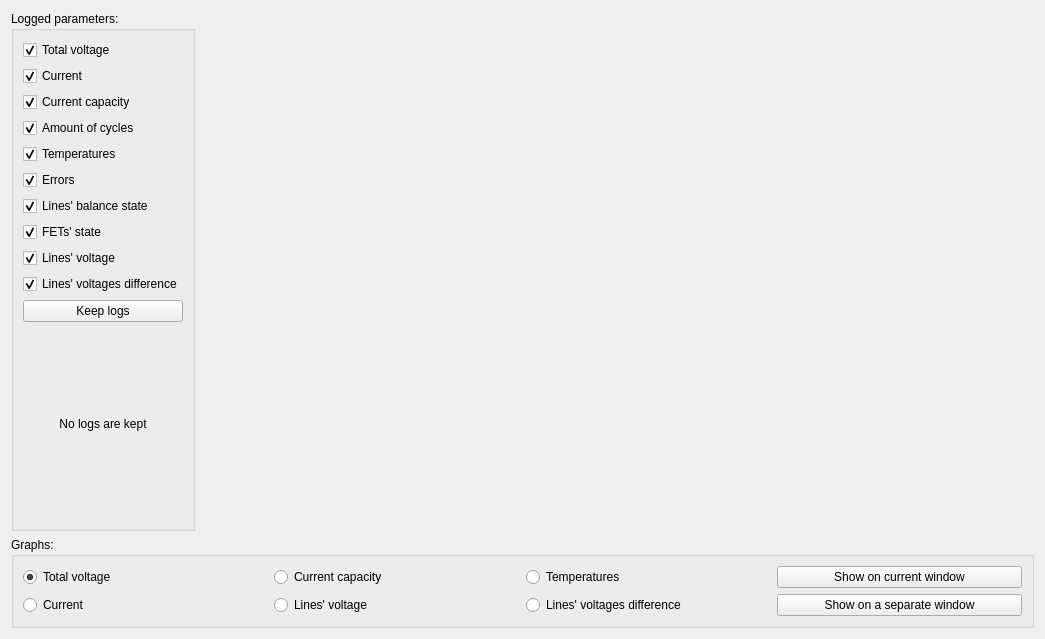
<?xml version="1.0" encoding="UTF-8"?>
<ui version="4.0">
 <class>LogsWidget</class>
 <widget class="QWidget" name="LogsWidget">
  <property name="geometry">
   <rect>
    <x>0</x>
    <y>0</y>
    <width>1045</width>
    <height>639</height>
   </rect>
  </property>
  <property name="windowTitle">
   <string>Form</string>
  </property>
  <layout class="QGridLayout" name="gridLayout_2">
   <item row="0" column="1">
    <widget class="QWidget" name="plotterBase" native="true">
     <property name="sizePolicy">
      <sizepolicy hsizetype="Expanding" vsizetype="Expanding">
       <horstretch>0</horstretch>
       <verstretch>0</verstretch>
      </sizepolicy>
     </property>
     <property name="minimumSize">
      <size>
       <width>800</width>
       <height>450</height>
      </size>
     </property>
    </widget>
   </item>
   <item row="1" column="0" colspan="2">
    <widget class="QGroupBox" name="groupBox_2">
     <property name="title">
      <string>Graphs:</string>
     </property>
     <layout class="QGridLayout" name="gridLayout">
      <item row="0" column="0">
       <widget class="QRadioButton" name="radioButtonTotalVoltage">
        <property name="text">
         <string>Total voltage</string>
        </property>
        <property name="checked">
         <bool>true</bool>
        </property>
       </widget>
      </item>
      <item row="0" column="1">
       <widget class="QRadioButton" name="radioButtonCurrentCapacity">
        <property name="text">
         <string>Current capacity</string>
        </property>
       </widget>
      </item>
      <item row="0" column="2">
       <widget class="QRadioButton" name="radioButtonTemperatures">
        <property name="text">
         <string>Temperatures</string>
        </property>
       </widget>
      </item>
      <item row="0" column="3">
       <widget class="QPushButton" name="showCurrentWindowButton">
        <property name="text">
         <string>Show on current window</string>
        </property>
       </widget>
      </item>
      <item row="1" column="0">
       <widget class="QRadioButton" name="radioButtonCurrent">
        <property name="text">
         <string>Current</string>
        </property>
       </widget>
      </item>
      <item row="1" column="1">
       <widget class="QRadioButton" name="radioButtonLineVoltage">
        <property name="text">
         <string>Lines' voltage</string>
        </property>
       </widget>
      </item>
      <item row="1" column="2">
       <widget class="QRadioButton" name="radioButtonDifference">
        <property name="text">
         <string>Lines' voltages difference</string>
        </property>
       </widget>
      </item>
      <item row="1" column="3">
       <widget class="QPushButton" name="showSeparateWindowButton">
        <property name="text">
         <string>Show on a separate window</string>
        </property>
       </widget>
      </item>
     </layout>
    </widget>
   </item>
   <item row="0" column="0">
    <widget class="QGroupBox" name="groupBox">
     <property name="title">
      <string>Logged parameters:</string>
     </property>
     <layout class="QVBoxLayout" name="verticalLayout">
      <item>
       <widget class="QCheckBox" name="checkBoxTotalVoltage">
        <property name="text">
         <string>Total voltage</string>
        </property>
        <property name="checked">
         <bool>true</bool>
        </property>
       </widget>
      </item>
      <item>
       <widget class="QCheckBox" name="checkBoxCurrent">
        <property name="text">
         <string>Current</string>
        </property>
        <property name="checked">
         <bool>true</bool>
        </property>
       </widget>
      </item>
      <item>
       <widget class="QCheckBox" name="checkBoxCurrentCapacity">
        <property name="text">
         <string>Current capacity</string>
        </property>
        <property name="checked">
         <bool>true</bool>
        </property>
       </widget>
      </item>
      <item>
       <widget class="QCheckBox" name="checkBoxAmountOfCycles">
        <property name="text">
         <string>Amount of cycles</string>
        </property>
        <property name="checked">
         <bool>true</bool>
        </property>
       </widget>
      </item>
      <item>
       <widget class="QCheckBox" name="checkBoxTemperatures">
        <property name="text">
         <string>Temperatures</string>
        </property>
        <property name="checked">
         <bool>true</bool>
        </property>
       </widget>
      </item>
      <item>
       <widget class="QCheckBox" name="checkBoxErrors">
        <property name="text">
         <string>Errors</string>
        </property>
        <property name="checked">
         <bool>true</bool>
        </property>
       </widget>
      </item>
      <item>
       <widget class="QCheckBox" name="checkBoxLineBalanceStatus">
        <property name="text">
         <string>Lines' balance state</string>
        </property>
        <property name="checked">
         <bool>true</bool>
        </property>
       </widget>
      </item>
      <item>
       <widget class="QCheckBox" name="checkBoxFETState">
        <property name="text">
         <string>FETs' state</string>
        </property>
        <property name="checked">
         <bool>true</bool>
        </property>
       </widget>
      </item>
      <item>
       <widget class="QCheckBox" name="checkBoxLineVoltage">
        <property name="text">
         <string>Lines' voltage</string>
        </property>
        <property name="checked">
         <bool>true</bool>
        </property>
       </widget>
      </item>
      <item>
       <widget class="QCheckBox" name="checkBoxDifference">
        <property name="text">
         <string>Lines' voltages difference</string>
        </property>
        <property name="checked">
         <bool>true</bool>
        </property>
       </widget>
      </item>
      <item>
       <widget class="QPushButton" name="keepLogsButton">
        <property name="text">
         <string>Keep logs</string>
        </property>
       </widget>
      </item>
      <item>
       <widget class="QLabel" name="stateLabel">
        <property name="text">
         <string>No logs are kept</string>
        </property>
        <property name="alignment">
         <set>Qt::AlignCenter</set>
        </property>
       </widget>
      </item>
     </layout>
    </widget>
   </item>
  </layout>
 </widget>
 <resources/>
 <connections/>
</ui>
